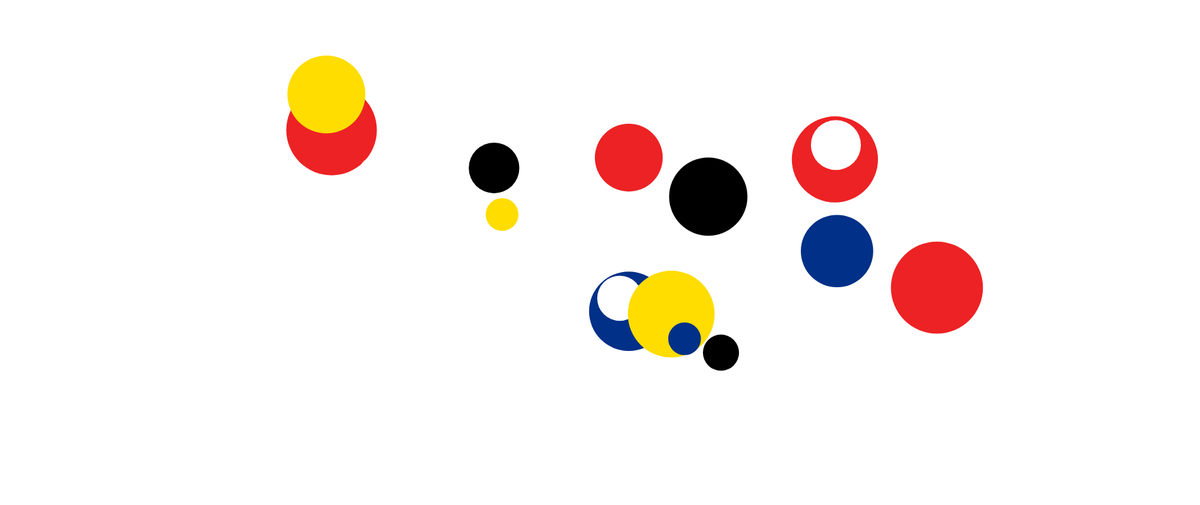
Frame 1 (no input)
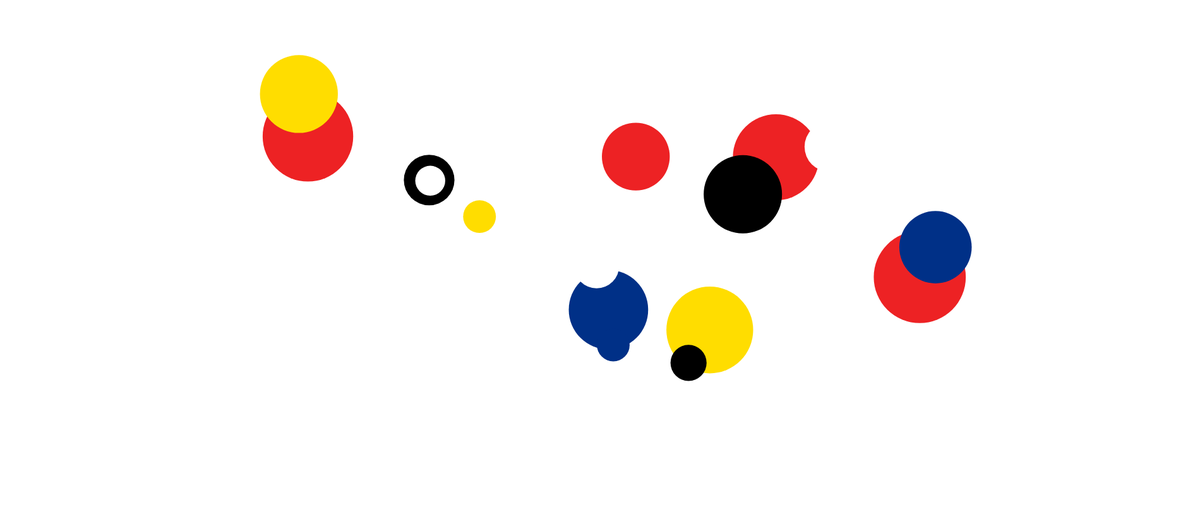
Frame 60 (no input)
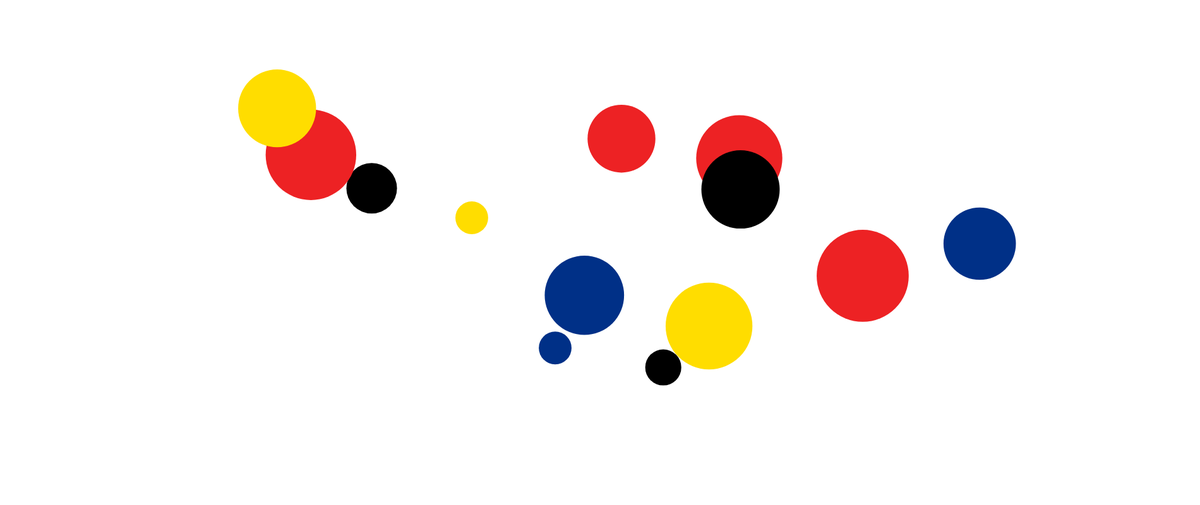
Frame 120 (the mouse pressed at the canvas centre since frame 60)

The p5.js sketch that drew these frames (run headless with seeded random() and noise() and a simulated clock; from frame 60 on, the mouse is pressed at the canvas centre):

// p5.js sketch
// ── sketch.js
let balls = [];
let numBalls = 20; // 球的数量
let mondrianColors;

function setup() {
  createCanvas(1900, 800);
  colorMode(RGB); // 用RGB模式更方便指定蒙德里安色

  // 蒙德里安经典色
  mondrianColors = [
    color(237, 34, 36),   // 红
    color(0, 48, 135),    // 蓝
    color(255, 221, 0),   // 黄
    color(255, 255, 255),  // 白
    color(0, 0, 0)         // 黑
  ];
  
  // 初始化每个球
  for (let i = 0; i < numBalls; i++) {
    balls.push({
      radius: random(20, 80),
      tX: random(10000),
      tY: random(10000),
      color: random(mondrianColors) // 每个球随机取蒙德里安颜色
    });
  }
}

function draw() {
  background(255); // 白色背景，更符合蒙德里安风格
  
  for (let ball of balls) {
    // 使用噪声生成平滑非线性运动
    let posX = noise(ball.tX) * width;
    let posY = noise(ball.tY) * height;
    
    // 更新噪声时间
    ball.tX += random(0.001, 0.001);
    ball.tY += random(0.001, 0.001);
    
    // 绘制小球
    noStroke();
    fill(ball.color);
    circle(posX, posY, ball.radius * 2);
  }
  
}








//课上
// let posX
// let posY

// let velX
// let velY

// let radius = 100

// function setup() {
//   createCanvas(800, 800)
//   colorMode(HSB, width, 100,100)
//   posX = width*0.5
//   posY = height*0.5
  
//   velX = random(-100,100)
//   velY = 
//   velX = random(-3,4)
// }

// function draw() {
//   posX = posX +velX
//   posY += velY

//   if(posY + radius >= height || posY - radius <= 0){
//      velY = velY*-1
//   }

//     if(posX + radius >= width || posX - radius <= 0){
//      velX = velX*-1
//   }
//   background(0,0,85)

//   noStroke()
//   fill(posX,100,100)
//   circle(posX, posY, radius * 2);
   
//   stroke(255,100,0)
//   strokeWeight(10)
//   fill(width*0.75,100,100)
//   rect(width*0.5 - 50,height*0.5 - 50,100,100)
// }











// 网格
// let gridSize = 8; // 网格数量（横纵）
// let cellWidth, cellHeight;
// let cells = [];
// let mondrianColors;

// function setup() {
//   createCanvas(800, 800);
//   colorMode(RGB);
//   noStroke();

//   cellWidth = width / gridSize;
//   cellHeight = height / gridSize;

//   // 蒙德里安经典色
//   mondrianColors = [
//     color(237, 34, 36),   // 红
//     color(0, 48, 135),    // 蓝
//     color(255, 221, 0),   // 黄
//     color(255, 255, 255), // 白
//     color(0, 0, 0)        // 黑
//   ];

//   // 初始化每个格子
//   for (let i = 0; i < gridSize; i++) {
//     for (let j = 0; j < gridSize; j++) {
//       cells.push({
//         x: i * cellWidth + cellWidth / 2,
//         y: j * cellHeight + cellHeight / 2,
//         tX: random(1000),
//         tY: random(1000),
//         w: cellWidth * 0.8,
//         h: cellHeight * 0.8,
//         color: random(mondrianColors)
//       });
//     }
//   }
// }

// function draw() {
//   background(255); // 白色背景

//   for (let cell of cells) {
//     // 使用噪声生成轻微移动和大小变化
//     let offsetX = (noise(cell.tX) - 0.5) * cellWidth * 0.5;
//     let offsetY = (noise(cell.tY) - 0.5) * cellHeight * 0.5;
//     let w = cell.w * (0.8 + noise(cell.tX) * 0.4);
//     let h = cell.h * (0.8 + noise(cell.tY) * 0.4);

//     fill(cell.color);
//     rect(cell.x + offsetX - w / 2, cell.y + offsetY - h / 2, w, h);

//     // 更新噪声时间
//     cell.tX += 0.01;
//     cell.tY += 0.01;
//   }
// }





// 点
// let elements = [];
// let numElements = 50; // 元素数量
// let mondrianColors;

// function setup() {
//   createCanvas(800, 800);
//   colorMode(RGB);
//   noStroke();

//   // 蒙德里安经典色
//   mondrianColors = [
//     color(237, 34, 36),   // 红
//     color(0, 48, 135),    // 蓝
//     color(255, 221, 0),   // 黄
//     color(255, 255, 255), // 白
//     color(0, 0, 0)        // 黑
//   ];

//   // 初始化元素（圆或矩形）
//   for (let i = 0; i < numElements; i++) {
//     elements.push({
//       x: random(width),
//       y: random(height),
//       tX: random(1000),
//       tY: random(1000),
//       w: random(20, 80),
//       h: random(20, 80),
//       type: random(['circle', 'rect']),
//       color: random(mondrianColors)
//     });
//   }
// }

// function draw() {
//   background(255); // 白色背景

//   for (let el of elements) {
//     // 噪声控制位置轻微漂浮
//     let offsetX = (noise(el.tX) - 0.5) * 50;
//     let offsetY = (noise(el.tY) - 0.5) * 50;
//     let w = el.w * (0.8 + noise(el.tX) * 0.4);
//     let h = el.h * (0.8 + noise(el.tY) * 0.4);

//     fill(el.color);

//     if (el.type === 'circle') {
//       ellipse(el.x + offsetX, el.y + offsetY, w, w);
//     } else {
//       rect(el.x + offsetX - w / 2, el.y + offsetY - h / 2, w, h);
//     }

//     // 更新噪声时间
//     el.tX += 0.01;
//     el.tY += 0.01;
//   }
// }
